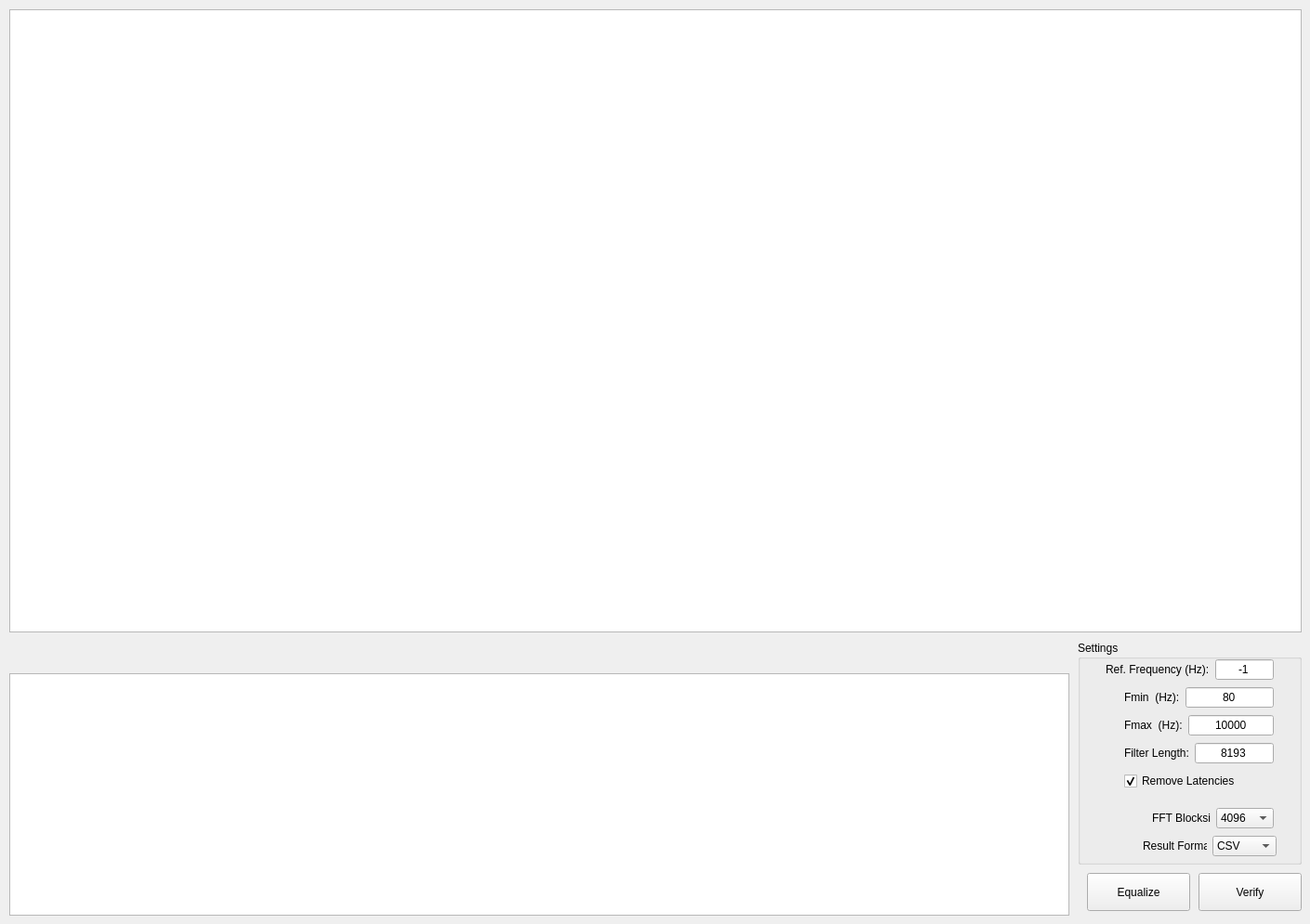
   <widget class="QWidget" name="tab_4">
    <attribute name="title">
     <string>Output Channel Equalization</string>
    </attribute>
    <widget class="QPushButton" name="pushButton_OutputEqualizationVerify">
     <property name="geometry">
      <rect>
       <x>1290</x>
       <y>940</y>
       <width>111</width>
       <height>41</height>
      </rect>
     </property>
     <property name="text">
      <string>Verify</string>
     </property>
    </widget>
    <widget class="GraphicsLayoutWidget" name="graphicsView_OutputEqualization">
     <property name="geometry">
      <rect>
       <x>10</x>
       <y>10</y>
       <width>1391</width>
       <height>671</height>
      </rect>
     </property>
    </widget>
    <widget class="QListWidget" name="listWidget_OutputEqualization">
     <property name="geometry">
      <rect>
       <x>10</x>
       <y>725</y>
       <width>1141</width>
       <height>261</height>
      </rect>
     </property>
    </widget>
    <widget class="QGroupBox" name="groupBox_OutputEqualization">
     <property name="geometry">
      <rect>
       <x>1160</x>
       <y>690</y>
       <width>241</width>
       <height>241</height>
      </rect>
     </property>
     <property name="title">
      <string>Settings</string>
     </property>
     <widget class="QWidget" name="layoutWidget_24">
      <property name="geometry">
       <rect>
        <x>30</x>
        <y>20</y>
        <width>181</width>
        <height>22</height>
       </rect>
      </property>
      <layout class="QHBoxLayout" name="horizontalLayout_41">
       <item>
        <widget class="QLabel" name="label_RefFrequency_2">
         <property name="text">
          <string>Ref. Frequency (Hz):</string>
         </property>
        </widget>
       </item>
       <item>
        <widget class="QLineEdit" name="lineEdit_RefFrequency_2">
         <property name="text">
          <string>-1</string>
         </property>
         <property name="alignment">
          <set>Qt::AlignCenter</set>
         </property>
        </widget>
       </item>
      </layout>
     </widget>
     <widget class="QWidget" name="layoutWidget_25">
      <property name="geometry">
       <rect>
        <x>50</x>
        <y>50</y>
        <width>161</width>
        <height>22</height>
       </rect>
      </property>
      <layout class="QHBoxLayout" name="horizontalLayout_42">
       <item>
        <widget class="QLabel" name="label_Fmin_Output_Equalization">
         <property name="text">
          <string>Fmin  (Hz):</string>
         </property>
        </widget>
       </item>
       <item>
        <widget class="QLineEdit" name="lineEdit_Fmin_Output_Equalization">
         <property name="text">
          <string>80</string>
         </property>
         <property name="alignment">
          <set>Qt::AlignCenter</set>
         </property>
        </widget>
       </item>
      </layout>
     </widget>
     <widget class="QWidget" name="layoutWidget_27">
      <property name="geometry">
       <rect>
        <x>70</x>
        <y>210</y>
        <width>144</width>
        <height>22</height>
       </rect>
      </property>
      <layout class="QHBoxLayout" name="horizontalLayout_44">
       <item>
        <widget class="QLabel" name="label_ResultFormat_OutputEqualization">
         <property name="text">
          <string>Result Format:</string>
         </property>
        </widget>
       </item>
       <item>
        <widget class="QComboBox" name="comboBox_ResultsFormat_OutputEqualization">
         <item>
          <property name="text">
           <string>CSV</string>
          </property>
         </item>
         <item>
          <property name="text">
           <string>XML</string>
          </property>
         </item>
         <item>
          <property name="text">
           <string>MATLAB</string>
          </property>
         </item>
        </widget>
       </item>
      </layout>
     </widget>
     <widget class="QWidget" name="layoutWidget_28">
      <property name="geometry">
       <rect>
        <x>80</x>
        <y>180</y>
        <width>131</width>
        <height>22</height>
       </rect>
      </property>
      <layout class="QHBoxLayout" name="horizontalLayout_45">
       <item>
        <widget class="QLabel" name="label_FFTBlocksize_3">
         <property name="text">
          <string>FFT Blocksize:</string>
         </property>
        </widget>
       </item>
       <item>
        <widget class="QComboBox" name="comboBox_FFTBlocksize_3">
         <property name="currentText">
          <string>4096</string>
         </property>
         <property name="currentIndex">
          <number>2</number>
         </property>
         <item>
          <property name="text">
           <string>1024</string>
          </property>
         </item>
         <item>
          <property name="text">
           <string>2048</string>
          </property>
         </item>
         <item>
          <property name="text">
           <string>4096</string>
          </property>
         </item>
         <item>
          <property name="text">
           <string>8192</string>
          </property>
         </item>
         <item>
          <property name="text">
           <string>16384</string>
          </property>
         </item>
        </widget>
       </item>
      </layout>
     </widget>
     <widget class="QWidget" name="layoutWidget_26">
      <property name="geometry">
       <rect>
        <x>50</x>
        <y>80</y>
        <width>161</width>
        <height>22</height>
       </rect>
      </property>
      <layout class="QHBoxLayout" name="horizontalLayout_43">
       <item>
        <widget class="QLabel" name="label_Fmax_Output_Equalization">
         <property name="text">
          <string>Fmax  (Hz):</string>
         </property>
        </widget>
       </item>
       <item>
        <widget class="QLineEdit" name="lineEdit_Fmax_Output_Equalization">
         <property name="text">
          <string>10000</string>
         </property>
         <property name="alignment">
          <set>Qt::AlignCenter</set>
         </property>
        </widget>
       </item>
      </layout>
     </widget>
     <widget class="QWidget" name="layoutWidget_29">
      <property name="geometry">
       <rect>
        <x>50</x>
        <y>110</y>
        <width>161</width>
        <height>22</height>
       </rect>
      </property>
      <layout class="QHBoxLayout" name="horizontalLayout_46">
       <item>
        <widget class="QLabel" name="label_FilterLength_Output_Equalization">
         <property name="text">
          <string>Filter Length:</string>
         </property>
        </widget>
       </item>
       <item>
        <widget class="QLineEdit" name="lineEdit_FilterLength_Output_Equalization">
         <property name="text">
          <string>8193</string>
         </property>
         <property name="alignment">
          <set>Qt::AlignCenter</set>
         </property>
        </widget>
       </item>
      </layout>
     </widget>
     <widget class="QWidget" name="layoutWidget_30">
      <property name="geometry">
       <rect>
        <x>50</x>
        <y>140</y>
        <width>161</width>
        <height>22</height>
       </rect>
      </property>
      <layout class="QHBoxLayout" name="horizontalLayout_47">
       <item>
        <widget class="QCheckBox" name="checkBox_Latencies_Equalization">
         <property name="text">
          <string>Remove Latencies</string>
         </property>
         <property name="checked">
          <bool>true</bool>
         </property>
        </widget>
       </item>
      </layout>
     </widget>
    </widget>
    <widget class="QPushButton" name="pushButton_OutputEqualization">
     <property name="geometry">
      <rect>
       <x>1170</x>
       <y>940</y>
       <width>111</width>
       <height>41</height>
      </rect>
     </property>
     <property name="text">
      <string>Equalize</string>
     </property>
    </widget>
    <widget class="QLabel" name="label_Info_Output_Equalization">
     <property name="geometry">
      <rect>
       <x>10</x>
       <y>690</y>
       <width>831</width>
       <height>21</height>
      </rect>
     </property>
     <property name="font">
      <font>
       <pointsize>12</pointsize>
       <weight>75</weight>
       <bold>true</bold>
      </font>
     </property>
     <property name="text">
      <string/>
     </property>
    </widget>
   </widget>
